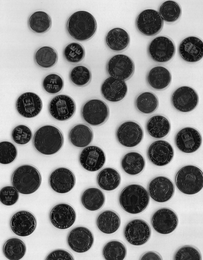
%> input picture code/preprocessing/CellTracer/examples/coins.tif, 203 x 260 px, shrunk from 394 x 505 before the run
$ octave --eval "result = CTsplit1(imread('../examples/coins.tif'));"   (GNU Octave 9; MATLAB toolbox functions it lacks are replaced by stand-ins)
%> lines starting %> are read from the running program, lines starting %| are printed output that depends on the picture; in (x1, y1, x2, y2) boxes, pixels count from 0 and x2, y2 are one past the last pixel; in counts of white or black regions, pixels touching at a corner belong together; the program's own positions count from 1
function [result,newborder] = CTsplit1(im)
im_backup = im;
%> im_backup is the input picture: size 260x203 uint8; min 0, max 245, mean 144.7
D = bwdist(~im);
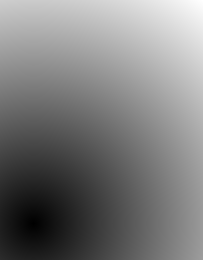
%> D: size 260x203 single; min 0, max 279.8, mean 135.8; drawn with min black and max white
maxsize = max(D(:));
%> maxsize = 279.8
temp=D(D>0);minsize= min(temp);
%> after `minsize= min(temp)`: minsize = 1
split = 1;
while split<2 && minsize < maxsize
    im = im_backup;
    im(D <= minsize) = 0;
    [L split] = bwlabel(im);
    temp = temp(temp>minsize);
    if length(temp) > 0
        temp = temp(temp>minsize);
        minsize =min(temp);
    else
        minsize = maxsize;
    end
end
%> this loop made 417 passes
%> minsize on passes 1 to 12: 1.41, 2, 2.24, 2.83, 3, 3.16, 3.61, 4, 4.12, 4.24, 4.47, 5
%> pass 1, in CTsplit1, `[L split] = bwlabel(im);`:
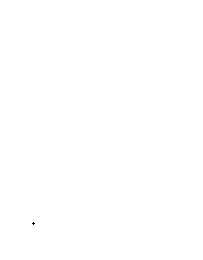
%> L: size 260x203 double; values 0 (black) and 1 (white), 100% white; black in thin lines or dots, all inside (x1, y1, x2, y2) = (32, 222, 35, 225)
%> after the loop:
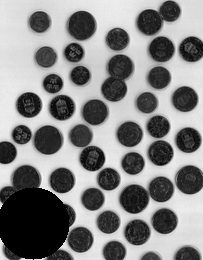
%> im: size 260x203 uint8; min 0, max 245, mean 132.5
%> after the loop, minsize = 36.01
im = uint8(bwmorph(im,'thicken',Inf));
im(im_backup == 0) = 0;
result = im;
newborder = im_backup; newborder(im>0) = 0;
%> (the run ends here)
